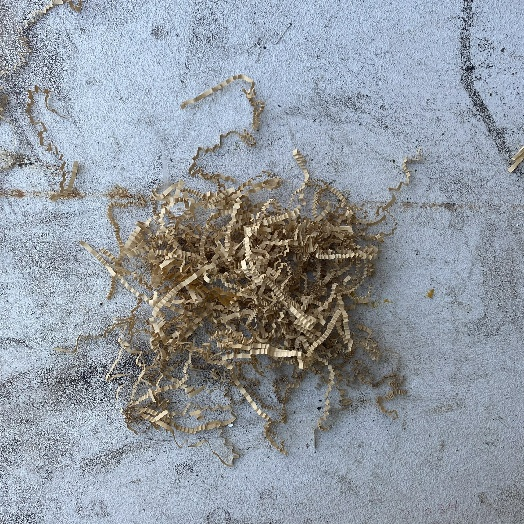
#> input picture a1/realwaste-main/RealWaste/Cardboard/Cardboard_152.jpg, 524 x 524 px; its folder holds only this picture in this run
$ jupyter execute --allow-errors assignment1-realwaste.ipynb
#> lines starting #> are read from the running program, lines starting #| are printed output that depends on the picture
[cell 1]
import numpy as np
import matplotlib.pyplot as plt
from sklearn.datasets import load_digits
from sklearn.model_selection import train_test_split
from sklearn.neighbors import KNeighborsClassifier
from sklearn.metrics import accuracy_score, root_mean_squared_error
from sklearn.preprocessing import StandardScaler
from sklearn.neural_network import MLPClassifier
from sklearn.svm import SVC
from sklearn.model_selection import GridSearchCV
import pandas as pd
from sklearn.model_selection import KFold
from sklearn.model_selection import cross_val_score, validation_curve, learning_curve,LearningCurveDisplay
from tqdm import tqdm
import os
from sklearn.metrics import f1_score
import seaborn as sns
import cv2
import time
from typing import Any
import json
import re

[cell 2]
RANDOM_SEED=42
IMAGE_SIZE=(64,64)
COLORS = {
    "kNN": 'red',
    'SVM': 'blue',
    'NN': 'green'
}
DATASET_NAME = "realwaste"

[cell 3]
def load_images_from_nested_folder(folder, image_size):
#> called with folder = 'realwaste-main/RealWaste', image_size = (64, 64)
    images = []
    labels = []
    class_names = []
    class_idx = 0

    for class_folder in tqdm(os.listdir(folder)):
        class_path = os.path.join(folder, class_folder)
        if not os.path.isdir(class_path):
            continue

        class_names.append(class_folder)
        for filename in os.listdir(class_path):
            img_path = os.path.join(class_path, filename)
            img = cv2.imread(img_path)
#> img is the input picture: shape (524, 524, 3); mean B, G, R 162.3, 153.7, 146.7
            if img is not None:
                img = cv2.resize(img, image_size)
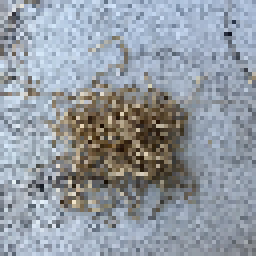
#> img: shape (64, 64, 3) (shown 4 times larger); mean B, G, R 162.4, 153.7, 146.6
                img = cv2.cvtColor(img, cv2.COLOR_BGR2GRAY)
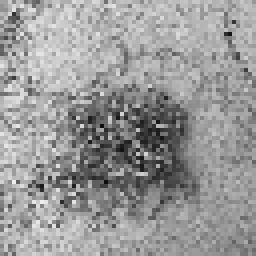
#> img: shape (64, 64) (shown 4 times larger); min 14, max 239, mean 152.6
                images.append(img.flatten())
                labels.append(class_idx)

        class_idx += 1
#> pass 2 of the loop in load_images_from_nested_folder, `for class_folder in tqdm(os.listdir(folder)):`:
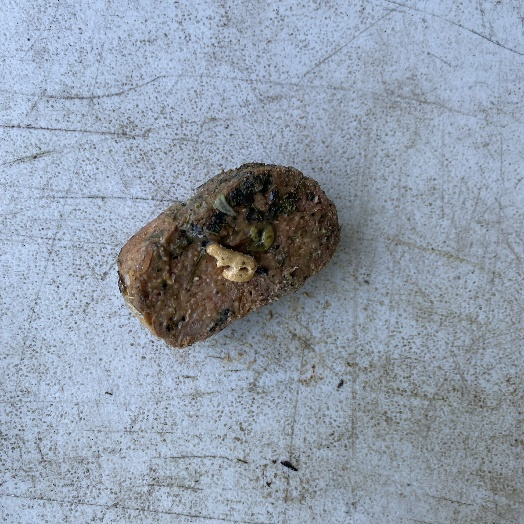
#> input picture a1/realwaste-main/RealWaste/Food Organics/Food Organics_11.jpg, 524 x 524 px
#> in load_images_from_nested_folder, img is the input picture: shape (524, 524, 3); mean B, G, R 171.3, 156.3, 145.2
#> in load_images_from_nested_folder, `img = cv2.resize(img, image_size)`:
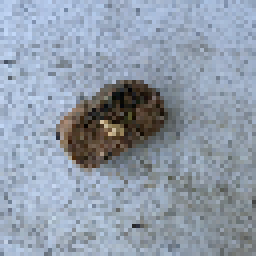
#> img: shape (64, 64, 3) (shown 4 times larger); mean B, G, R 170.9, 155.9, 144.8
#> in load_images_from_nested_folder, `img = cv2.cvtColor(img, cv2.COLOR_BGR2GRAY)`:
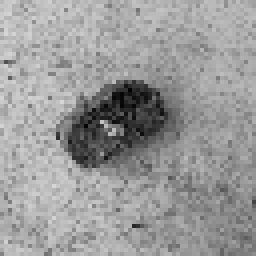
#> img: shape (64, 64) (shown 4 times larger); min 2, max 214, mean 154.3
    print(f"Loaded {len(images)} images.")
#| Loaded 2 images.
    return np.array(images), np.array(labels), class_names

X, y, class_names = load_images_from_nested_folder("realwaste-main/RealWaste", image_size=IMAGE_SIZE)
#> y = [0, 1]; class_names = ['Cardboard', 'Food Organics']
X_train, X_test, y_train, y_test = train_test_split(X, y, test_size=0.2, random_state=RANDOM_SEED)
#> y_train = [0]; y_test = [1]

[cell 4]
def run_grid_search(estimator, param_grid, X, y):
    grid_search = GridSearchCV(estimator=estimator, param_grid=param_grid, cv=3, scoring="f1_weighted",n_jobs=-1,verbose=3)
    grid_search.fit(X, y)

    # Extract the results from grid search
    results = grid_search.cv_results_

    return pd.DataFrame(results)

def run_knn(X, y):
    param_grid = {
        'n_neighbors': [1,3,5,10,25,50, 100],
        'weights': ['uniform', 'distance'],
        'metric': ['euclidean', 'manhattan', 'minkowski']
    }
    knn = KNeighborsClassifier(n_jobs=-1)
    df = run_grid_search(knn, param_grid, X, y)
    return df

def run_nn(X, y):
    param_grid = {
        'hidden_layer_sizes': [(128,),(512,),(1024,),(2048,),(128,128),(512,512),(1024,1024),(2048,2048)],
        'alpha': [0.001, 0.0001],
        'momentum': [0.5, 0.7, 0.9],
        'beta_1': [0.9,0.95,0.99]
    }
    mlp = MLPClassifier(max_iter=500, random_state=RANDOM_SEED)
    df = run_grid_search(mlp, param_grid, X, y)
    return df

def run_svm(X,y):
    param_grid = {
        "kernel": ['linear', 'poly', 'rbf', 'sigmoid'],
        'C': [1, 3, 5, 8, 10, 25, 50],
    }
    svm = SVC()
    df = run_grid_search(svm, param_grid, X, y)
    return df

#> (a cell that did not finish here is left out)

[cell 6]
best_params = {
    "kNN": {'metric':'manhattan', 'n_neighbors':1, 'weights':'uniform'},
    "SVM": {'C': 5, 'kernel': "rbf"},
    "NN": {'alpha':0.0001, 'beta_1':0.95, 'hidden_layer_sizes':(512,512), 'momentum':0.9},
}

best_models = [
    ('kNN', KNeighborsClassifier(**best_params["kNN"])),
    ('SVM', SVC(**best_params["SVM"])),
    ('NN', MLPClassifier(**best_params["NN"],max_iter=500))
]
# Begin Learning Curve
learning_output = []
#> (the rest of this cell did not finish here and is left out)

[cell 7]
def get_latest_csv_with_prefix(prefix):
    # Define a pattern to match CSV files with the given prefix
#> called with prefix = 'learning-output-realwaste'
    pattern = re.compile(rf'^{prefix}.*\.csv$')

    latest_file = None
    latest_time = None

    for filename in os.listdir('.'):
        if pattern.match(filename):
            # Get the timestamp of the file
            timestamp = os.path.getmtime(filename)

            # Check if this file has the latest timestamp so far
            if latest_time is None or timestamp > latest_time:
                latest_time = timestamp
                latest_file = filename
#> pass 2 of the loop in get_latest_csv_with_prefix, `for filename in os.listdir('.'):`:
#> pass 2 of the loop in get_latest_csv_with_prefix, `for filename in os.listdir('.'):`:
#> pass 2 of the loop in get_latest_csv_with_prefix, `for filename in os.listdir('.'):`:
#> pass 2 of the loop in get_latest_csv_with_prefix, `for filename in os.listdir('.'):`:
